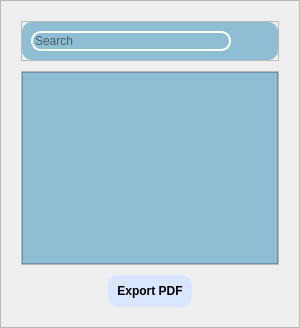
            <widget class="QWidget" name="RecordsPage">
             <layout class="QVBoxLayout" name="verticalLayout_6">
              <property name="spacing">
               <number>0</number>
              </property>
              <property name="leftMargin">
               <number>0</number>
              </property>
              <property name="topMargin">
               <number>0</number>
              </property>
              <property name="rightMargin">
               <number>0</number>
              </property>
              <property name="bottomMargin">
               <number>0</number>
              </property>
              <item>
               <widget class="QFrame" name="frame_2">
                <property name="frameShape">
                 <enum>QFrame::StyledPanel</enum>
                </property>
                <property name="frameShadow">
                 <enum>QFrame::Raised</enum>
                </property>
                <layout class="QVBoxLayout" name="verticalLayout_8">
                 <property name="spacing">
                  <number>10</number>
                 </property>
                 <property name="leftMargin">
                  <number>20</number>
                 </property>
                 <property name="topMargin">
                  <number>20</number>
                 </property>
                 <property name="rightMargin">
                  <number>20</number>
                 </property>
                 <property name="bottomMargin">
                  <number>20</number>
                 </property>
                 <item>
                  <widget class="QFrame" name="frame_5">
                   <property name="frameShape">
                    <enum>QFrame::StyledPanel</enum>
                   </property>
                   <property name="frameShadow">
                    <enum>QFrame::Raised</enum>
                   </property>
                   <layout class="QVBoxLayout" name="verticalLayout_9">
                    <property name="leftMargin">
                     <number>0</number>
                    </property>
                    <property name="topMargin">
                     <number>0</number>
                    </property>
                    <property name="rightMargin">
                     <number>0</number>
                    </property>
                    <property name="bottomMargin">
                     <number>0</number>
                    </property>
                    <item alignment="Qt::AlignTop">
                     <widget class="QFrame" name="frame_8">
                      <property name="styleSheet">
                       <string notr="true">background-color: #8FBDD3;
border-radius: 10px;</string>
                      </property>
                      <property name="frameShape">
                       <enum>QFrame::StyledPanel</enum>
                      </property>
                      <property name="frameShadow">
                       <enum>QFrame::Raised</enum>
                      </property>
                      <layout class="QHBoxLayout" name="horizontalLayout_4">
                       <item>
                        <widget class="QLineEdit" name="searchLineEdit">
                         <property name="sizePolicy">
                          <sizepolicy hsizetype="Expanding" vsizetype="Expanding">
                           <horstretch>0</horstretch>
                           <verstretch>0</verstretch>
                          </sizepolicy>
                         </property>
                         <property name="font">
                          <font>
                           <weight>50</weight>
                           <bold>false</bold>
                          </font>
                         </property>
                         <property name="styleSheet">
                          <string notr="true">QLineEdit {
	border: 2px solid #FFFFFF;
}

QLineEdit:focus{
	border: 2px solid #000000
}</string>
                         </property>
                         <property name="alignment">
                          <set>Qt::AlignLeading|Qt::AlignLeft|Qt::AlignVCenter</set>
                         </property>
                         <property name="placeholderText">
                          <string>Search</string>
                         </property>
                        </widget>
                       </item>
                       <item>
                        <widget class="QPushButton" name="searchBtn">
                         <property name="cursor">
                          <cursorShape>PointingHandCursor</cursorShape>
                         </property>
                         <property name="styleSheet">
                          <string notr="true">QPushButton#pushButton:hover {
    background-color: rgb(224, 255, 0);
}</string>
                         </property>
                         <property name="text">
                          <string/>
                         </property>
                         <property name="icon">
                          <iconset resource="icons.qrc">
                           <normaloff>:/icons/1CON/search.svg</normaloff>:/icons/1CON/search.svg</iconset>
                         </property>
                         <property name="iconSize">
                          <size>
                           <width>30</width>
                           <height>30</height>
                          </size>
                         </property>
                        </widget>
                       </item>
                      </layout>
                     </widget>
                    </item>
                   </layout>
                  </widget>
                 </item>
                 <item>
                  <widget class="QFrame" name="frame_6">
                   <property name="sizePolicy">
                    <sizepolicy hsizetype="Preferred" vsizetype="Expanding">
                     <horstretch>0</horstretch>
                     <verstretch>0</verstretch>
                    </sizepolicy>
                   </property>
                   <property name="frameShape">
                    <enum>QFrame::StyledPanel</enum>
                   </property>
                   <property name="frameShadow">
                    <enum>QFrame::Raised</enum>
                   </property>
                   <layout class="QVBoxLayout" name="verticalLayout_10">
                    <property name="spacing">
                     <number>0</number>
                    </property>
                    <property name="leftMargin">
                     <number>0</number>
                    </property>
                    <property name="topMargin">
                     <number>0</number>
                    </property>
                    <property name="rightMargin">
                     <number>0</number>
                    </property>
                    <property name="bottomMargin">
                     <number>0</number>
                    </property>
                    <item>
                     <widget class="QTextEdit" name="textEdit">
                      <property name="styleSheet">
                       <string notr="true">background-color: #8FBDD3;</string>
                      </property>
                     </widget>
                    </item>
                   </layout>
                  </widget>
                 </item>
                 <item alignment="Qt::AlignHCenter|Qt::AlignBottom">
                  <widget class="QFrame" name="frame_7">
                   <property name="styleSheet">
                    <string notr="true">background-color: rgb(218, 229, 255);
border-radius: 10px;</string>
                   </property>
                   <property name="frameShape">
                    <enum>QFrame::StyledPanel</enum>
                   </property>
                   <property name="frameShadow">
                    <enum>QFrame::Raised</enum>
                   </property>
                   <layout class="QVBoxLayout" name="verticalLayout_11">
                    <item>
                     <widget class="QPushButton" name="exportPdfBtn">
                      <property name="font">
                       <font>
                        <weight>75</weight>
                        <bold>true</bold>
                       </font>
                      </property>
                      <property name="text">
                       <string>Export PDF</string>
                      </property>
                      <property name="icon">
                       <iconset resource="icons.qrc">
                        <normaloff>:/icons/1CON/file-text.svg</normaloff>:/icons/1CON/file-text.svg</iconset>
                      </property>
                      <property name="iconSize">
                       <size>
                        <width>25</width>
                        <height>25</height>
                       </size>
                      </property>
                     </widget>
                    </item>
                   </layout>
                  </widget>
                 </item>
                </layout>
               </widget>
              </item>
             </layout>
            </widget>
